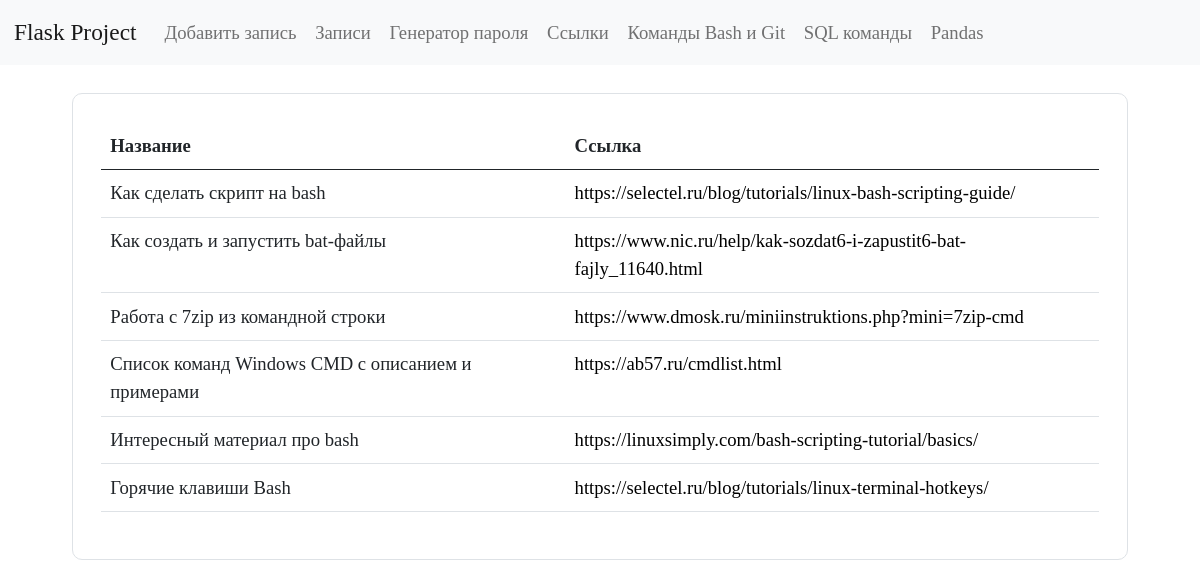
The app's page /links, older data.
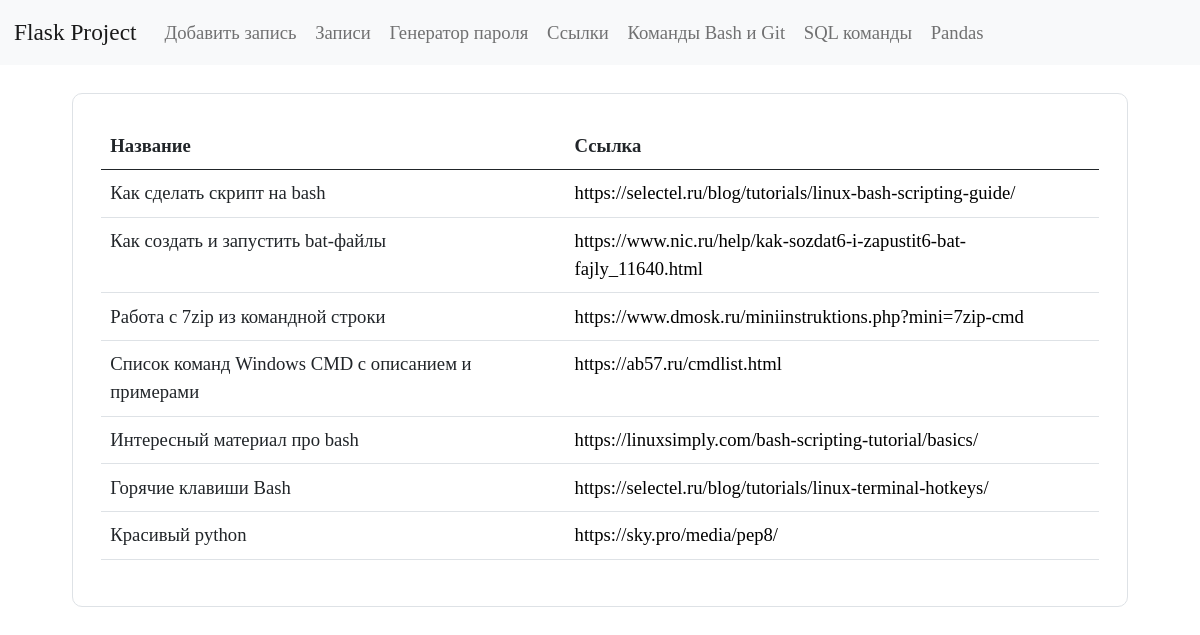
The same page, newer data.
### tables this page shows
CREATE TABLE links (
    id INTEGER PRIMARY KEY AUTOINCREMENT,
    name TEXT NOT NULL,
    link TEXT NOT NULL
  );

### app.py (the view)
@app.route("/links")
def links():
    conn = get_db_connection()
    links = conn.execute("SELECT * FROM links").fetchall()
    conn.close()
    return render_template("links.html", links=links)

### app.py (called while the page is built)
def get_db_connection():
    conn = sqlite3.connect("database.db")
    conn.row_factory = sqlite3.Row
    return conn

### templates/links.html (shortened to what this page needs)
{% extends "base.html" %}
{% block content %}
<div class="bd-example">
  <table class="table">
    <thead>
      <tr>
        <th scope="col">Название</th>
        <th scope="col">Ссылка</th>
      </tr>
    </thead>
    <tbody>
    {% for links in links %}
      <tr>
        <td>{{ links['name'] }}</td>
        <td><a href="{{ links['link'] }}" target="_blank">{{ links['link'] }}</a></td>
      </tr>
    {% endfor %}
    </tbody>
  </table>
</div>
{% endblock %}

Row changes from the older to the newer data that the page shows:
added links: name "Красивый python", link "https://sky.pro/media/pep8/"
